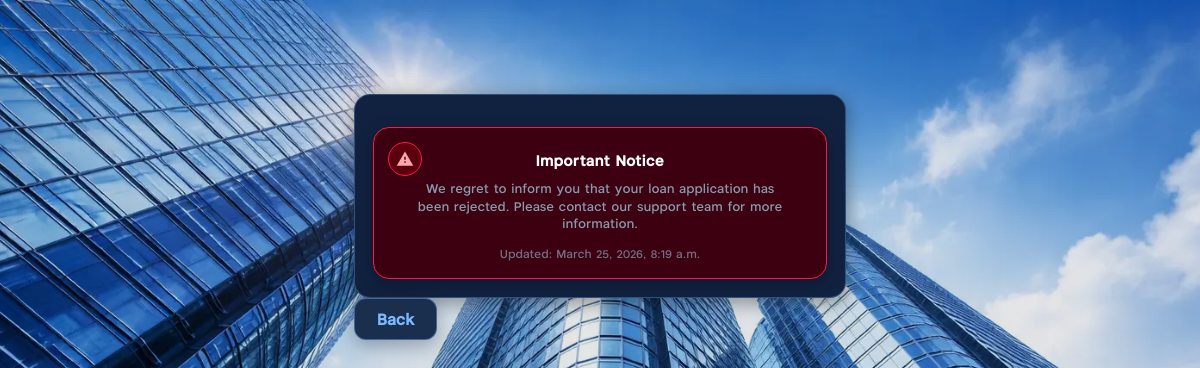
Page /notifications/ (signed in) on the committed database.
### accounts/models.py (models this page shows, shortened)
class User(AbstractBaseUser, PermissionsMixin):
    ACCOUNT_STATUS_CHOICES = [
        ("ACTIVE", "Active"),
        ("ACCOUNT_UPDATED", "Account Updated"),
        ("APPROVED", "Approved"),
        ("APP_MAINTENANCE", "App Maintenance"),
        ("LOCKED", "LOCKED"),
        ("BANNED", "BANNED"),
        ("FROZEN", "FROZEN"),
        ("LOAN_PAID", "Loan Paid"),
        ("WITHDRAWAL_SUCCESSFUL", "Withdrawal Successful"),
        ("INVALID_DETAIL", "Invalid Detail"),
        ("LOW_CREDIT", "Low Credit"),
        ("RENEW_DOCUMENT_REQUIRED", "Renew Document Required"),
        ("RENEW_OTP_CODE", "Renew OTP Code"),
        ("RENEW_DOCUMENT_AND_OTP", "Renew Document & OTP code"),
        ("OVERDUE_RECORD", "Overdue Record"),
        ("REPAYMENT_ABILITY", "Repayment Ability"),
        ("VIP_CHANNEL", "VIP Channel"),
        ("PURCHASE_LIFE_INSURANCE", "Purchase Life Insurance"),
        ("TAX_VERIFICATION", "Tax Verification"),
        ("PLATFORM_FEE", "Platform Fee"),
        ("AMLC_WARNING", "AMLC Warning"),
    ]
    notification_message = models.TextField(blank=True, default="")
    notification_updated_at = models.DateTimeField(null=True, blank=True)
    success_message = models.TextField(blank=True, default="")
    success_message_updated_at = models.DateTimeField(null=True, blank=True)
    notification_is_read = models.BooleanField(default=True)
    success_is_read = models.BooleanField(default=True)
    phone = models.CharField(max_length=20, unique=True)
    created_at = models.DateTimeField(auto_now_add=True)
    balance = models.DecimalField(max_digits=14, decimal_places=2, default=Decimal("0.00"))
    credit_score = models.PositiveIntegerField(default=650)
    status_message = models.CharField(max_length=220, blank=True, default="")
    register_ip = models.CharField(max_length=64, blank=True, default="")
    register_country = models.CharField(max_length=80, blank=True, default="")
    register_city = models.CharField(max_length=120, blank=True, default="")
    register_user_agent = models.CharField(max_length=255, blank=True, default="")
    account_status = models.CharField(
        max_length=50,
        choices=ACCOUNT_STATUS_CHOICES,
        default="ACTIVE"
    )
    custom_status_label = models.CharField(max_length=120, blank=True, default="")
    withdraw_otp = models.CharField(max_length=10, blank=True, default="")
    is_staff = models.BooleanField(default=False)
    is_active = models.BooleanField(default=True)
    objects = UserManager()
    USERNAME_FIELD = "phone"
    REQUIRED_FIELDS = []
    def save(self, *args, **kwargs):
        if self.account_status:
            self.account_status = str(self.account_status).upper().strip()
        else:
            self.account_status = "ACTIVE"
        super().save(*args, **kwargs)

### accounts/views.py (the view, shortened to what this page needs)
# urls.py: path("notifications/", views.notifications_view, name="notifications"),
@login_required(login_url="login")
def notifications_view(request):
    alert_msg = (request.user.notification_message or "").strip()
    alert_at = request.user.notification_updated_at
    success_msg = (request.user.success_message or "").strip()
    success_at = request.user.success_message_updated_at
    changed = []
    if alert_msg and not request.user.notification_is_read:
        request.user.notification_is_read = True
        changed.append("notification_is_read")
    if success_msg and not request.user.success_is_read:
        request.user.success_is_read = True
        changed.append("success_is_read")
    if changed:
        request.user.save(update_fields=changed)
    items = []
    if alert_msg:
        items.append({
            "kind": "alert",
            "title": "Important Notice",
            "msg": alert_msg,
            "at": alert_at,
        })
    tz = timezone.get_current_timezone()
    min_dt = timezone.make_aware(datetime.min, tz)
    items.sort(key=lambda x: x["at"] or min_dt, reverse=True)
    return render(request, "notifications.html", {
        "items": items,
    })

### templates/notifications.html (shortened to what this page needs)
{% extends "base.html" %}
{% block content %}
<div class="dash-wrap">
  <div class="cardx">
    {% if items %}
      {% for n in items %}
        {% if n.kind == "success" %}
          <div class="msg-box success">
            <div class="msg-body">
              <div class="msg-head">{{ n.title }}</div>
              <div class="muted msg-text">{{ n.msg }}</div>
              {% if n.at %}
                <div class="muted msg-meta">Updated: {{ n.at }}</div>
              {% endif %}
            </div>
          </div>
        {% else %}
          <div class="msg-box danger">
            <div class="msg-ico" aria-hidden="true">
              <svg viewBox="0 0 24 24">
                <path d="M12 2 1 21h22L12 2zm1 15h-2v-2h2v2zm0-4h-2V9h2v4z"/>
              </svg>
            </div>
            <div class="msg-body">
              <div class="msg-head">{{ n.title }}</div>
              <div class="muted msg-text">{{ n.msg }}</div>
              {% if n.at %}
                <div class="muted msg-meta">Updated: {{ n.at }}</div>
              {% endif %}
            </div>
          </div>
        {% endif %}
      {% endfor %}
    {% else %}
      <div class="empty-note">
        <div class="muted" style="font-weight:900; color:#fff;">No notifications</div>
        <div class="muted" style="margin-top:4px;">You don’t have any new messages right now.</div>
      </div>
    {% endif %}
  </div>
  <div class="top-actions">
    <a class="back-btn" href="{% url 'dashboard' %}">Back</a>
  </div>
</div>
{% endblock %}

### templates/notifications.html (style rules this page uses)
.back-btn { position: relative; display: inline-flex; align-items: center; justify-content: center; height: 42px; padding: 0 22px; border-radius: 12px; background: #1A2F4E; color: #7db8ff; font-weight: 800; text-decoration: none; border: 1px solid rgba(125,184,255,0.4); box-shadow: 0 6px 18px rgba(0,0,0,.25); opacity: 1; }
.dash-wrap { width: min(520px, 94vw); margin: 0 auto; padding: 74px 14px 24px; box-sizing: border-box; }
.cardx { position: relative; background: #112240 !important; border-radius: 18px; padding: 18px; backdrop-filter: none !important; -webkit-backdrop-filter: none !important; border: 1px solid #1E3A5F; box-shadow: 0 4px 20px rgba(0,0,0,0.4); opacity: 1; overflow: hidden; }
.muted { color: #8899AA; font-size: 13px; line-height: 1.45; }
.msg-box { margin-top: 14px; border-radius: 16px; padding: 18px 16px 16px; position: relative; background: #1A2F4E; border: 1px solid #1E3A5F; box-shadow: 0 4px 16px rgba(0,0,0,0.3); opacity: 1; }
.msg-box.danger { background: #3d0010; border: 1px solid #FF1744; }
.msg-ico { width: 34px; height: 34px; border-radius: 999px; display:flex; align-items:center; justify-content:center; position:absolute; left: 14px; top: 14px; background: #1E3A5F; border: 1px solid #C9A84C; opacity: 1; }
.msg-box.danger .msg-ico { background: #5c0010; border-color: #FF1744; }
.msg-ico svg { width: 18px; height: 18px; opacity: .95; }
.msg-box.danger .msg-ico svg { fill: #ffb4b4; }
.msg-body { text-align: center; padding: 6px 10px 0; }
.msg-head { font-weight: 950; font-size: 15px; color:#fff; letter-spacing: .02em; margin: 0; text-align:center; }
.msg-text { margin-top: 10px; max-width: 380px; margin-left:auto; margin-right:auto; white-space: normal; word-break: break-word; line-height: 1.35; text-align: center; padding: 0; }
.msg-meta { margin-top: 12px; font-size: 12px; opacity: .72; text-align:center; }

### rows in the picture
User: msg "We regret to inform you that your loan application has been rejected. Please contact our support team for more information.", at "March 25, 2026, 8:19 a.m."

### other values in the picture
{{ n.title }} "Important Notice"
